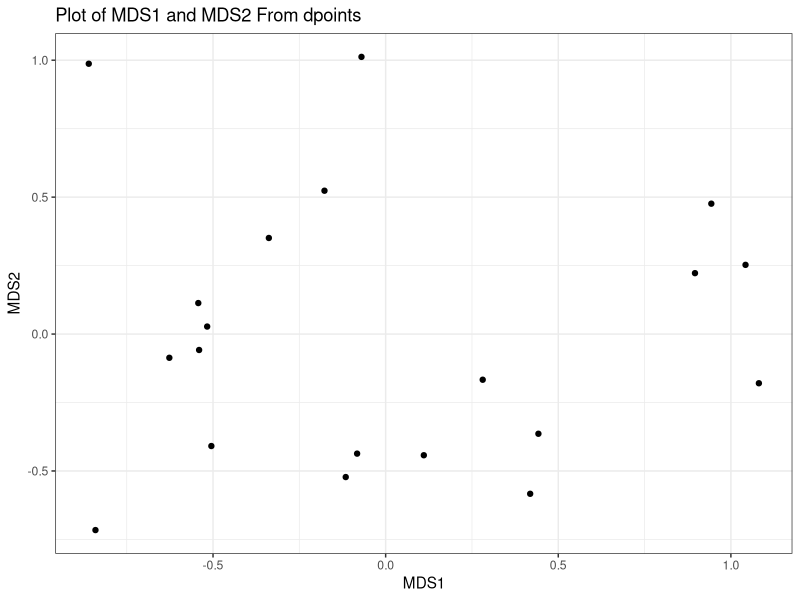

This chart was generated by the following R code:
## ---- chunk 1
knitr::opts_chunk$set(echo = TRUE)
## ---- chunk 2

library('vegan')
library('ggplot2')
## ---- chunk 3
data(dune)
dune2 <- dune
log1p(dune2)
## ---- chunk 4
new_dune2 <- metaMDS(dune2)
dpoints <- as.data.frame(new_dune2$points)
dpoints
## ---- chunk 5
pdf("myplot.pdf")
ggplot(dpoints, aes(x=MDS1, y =MDS2), )+geom_point()+theme_bw() + ggtitle("Plot of MDS1 and MDS2 From dpoints")
dev.off()
